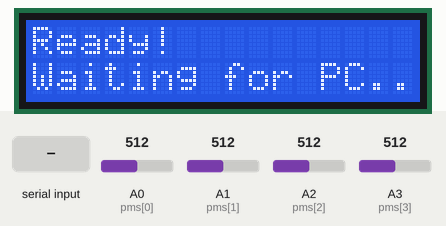
This sketch was run on a simulated Arduino Uno, built with avr-gcc and run on an emulated ATmega328P. Parts: 16×2 character LCD. Inputs (shaded band) come from the test bench; at power-on: A0 (pms[0]) = 512, A1 (pms[1]) = 512, A2 (pms[2]) = 512, A3 (pms[3]) = 512. What the sketch prints to the serial monitor is not drawn.

Above: at 1.1 s.
1.2 s: "1\n" received over Serial
At 2.8 s:
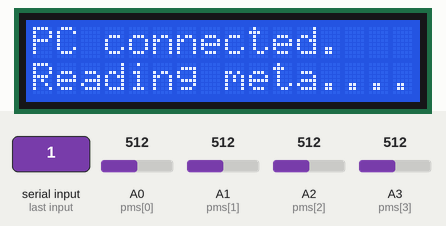
3.2 s: byte 10 ('\n') received over Serial
At 4.8 s:
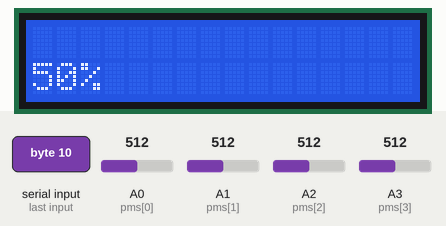
6.2 s: "0\n" received over Serial
At 6.7 s:
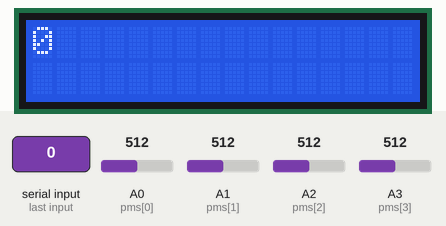
7.8 s: A0 (pms[0]) set to 716
At 8.4 s:
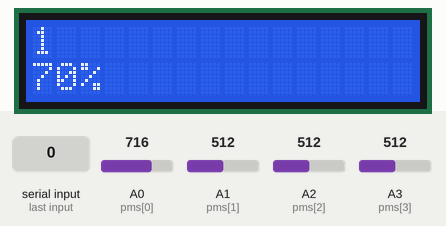
10.8 s: A1 (pms[1]) set to 716
At 11.6 s:
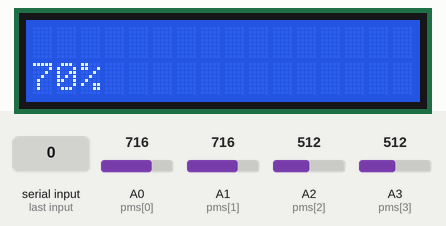
13.8 s: A2 (pms[2]) set to 306
At 14.7 s:
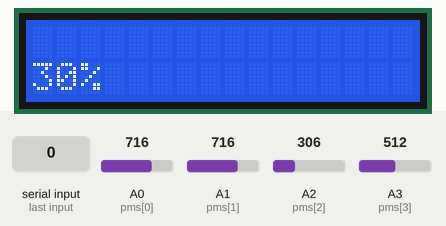
Timing chart, 0 to 16.8 s (numbered marks = the images above; inputs shaded):
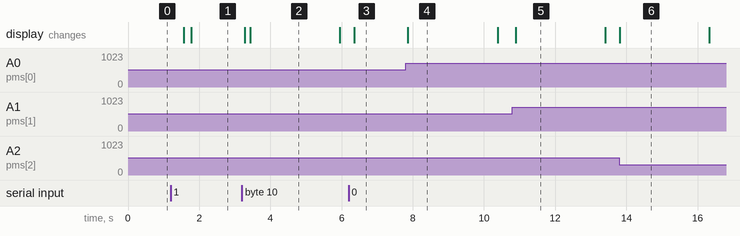

The sketch:

arduino.ino
```cpp
#include <LiquidCrystal.h>
#include <string.h>

#define TOTPM 4 // Total number of connected potentiometers
#define SONG_CHAR_LEN 300 // Maximum length of a songInfo string
#define SRCS_CHAR_LEN 50 // Maximum length of each source name

// Definition of each potentiometer's pin and their default values
int pms[] = {A0, A1, A2, A3}; // Pins where the potentiometers are connected
int pVal[TOTPM]; // Array for the potentiometer values

// songInfo string
char song[SONG_CHAR_LEN];

// Source labels
char srcs[TOTPM][SRCS_CHAR_LEN];

// Variables to control pages showing on the screen
int lastPage = -1;
int pageCycles = 0;
int maxPageCycles = 10;

// Variables to control the marquee effect for long text on the home screen
int trackHomeCycles = 0;
int currentTitlePos = 0;
int currentArtistPos = 0;
int currentTitleLength = 0;
int currentArtistLength = 0;

// Initialize the LCD screen
LiquidCrystal lcd(2, 3, 4, 5, 6, 7);

void setup() {
  // Begin serial
  Serial.begin(9600);

  // Set the number of columns and rows of the display
  lcd.begin(16, 2);

  // Print a message to the LCD while we wait for the PC to open the serial communication
  lcd.setCursor(0, 0);
  lcd.print("Ready!");
  lcd.setCursor(0, 1);
  lcd.print("Waiting for PC...");

  // Wait for the serial communication to begin
  while (Serial.available() == 0) {
    Serial.println("{\"t\":\"r\"}");
    delay(500);
  }

  // Read the config from serial
  lcd.setCursor(0, 0);
  lcd.print("PC connected.");
  lcd.setCursor(0, 1);
  lcd.print("Reading config...");
  for (int i = 0; i < TOTPM; i++) {
    pVal[i] = 0;
    for (int j = 0; Serial.available(); j++) {
      char currentChar = Serial.read();
      if (currentChar == '\n') {
        srcs[i][j] = '\0';
        break;
      } else {
        srcs[i][j] = currentChar;
      }
      // Wait for Arduino to read everything from serial
      delay(200);
    }
  }

  // Request metadata
  lcd.setCursor(0, 0);
  lcd.print("PC connected.");
  lcd.setCursor(0, 1);
  lcd.print("Reading meta...");
  while (Serial.available() == 0) {
    Serial.println("{\"t\":\"m\"}");
    delay(500);
  }
  lcd.clear();
}

void emptySongChar(int a) {
  // Empties the unused portion of the songInfo char
  for (int i = a; i < SONG_CHAR_LEN; i++) {
    song[i] = ' ';
  }
}

void renderVolume(int i, int v) {
  // Renders the volume page
  maxPageCycles = 25;
  lastPage = i + 1;
  pageCycles = 0;
  char out[50];
  sprintf(out, "{\"t\":\"v\",\"ch\":%d,\"val\":%d}", i, v);
  Serial.println(out);
  lcd.clear();
  lcd.setCursor(0, 0);
  lcd.print(srcs[i]);
  lcd.setCursor(0, 1);
  lcd.print(v);
  lcd.print("%");
}

void renderHome(int updatePositions) {
  // Renders the home page (the songInfo screen)
  maxPageCycles = 10;
  lastPage = 0;
  pageCycles = 0;
  lcd.clear();
  lcd.setCursor(0, 0);

  // Implement the marquee effects for titles longer than 16 characters
  if (currentTitleLength > 16) {
    if (currentTitlePos >= currentTitleLength - 16) {
      currentTitlePos = 0;
    } else {
      if (updatePositions) {
        currentTitlePos++;
      }
    }
  }
  if (currentArtistLength > 16) {
    if (currentArtistPos >= currentArtistLength - 16) {
      currentArtistPos = 0;
    } else {
      if (updatePositions) {
        currentArtistPos++;
      }
    }
  }

  // Print data to the LCD
  int isArtist = 0;
  int artistChars = 0;
  int titleChars = 0;
  for (int i = 0; i < strlen(song); i++) {
    if (song[i] == '\v') {
      lcd.setCursor(0, 1);
      isArtist = 1;
      continue;
    }
    if (isArtist) {
      if (artistChars < 18) {
        lcd.print(song[i + currentArtistPos]);
        artistChars++;
      }
    } else {
      if (titleChars < 18) {
        lcd.print(song[i + currentTitlePos]);
        titleChars++;
      }
    }
  }
}

void renderHome() {
  renderHome(1);
}

// Count characters for the title (0) or artist (1)
int getSongInfoLength(int i) {
  int currentStrType = 0;
  int lengths[] = {0, 0};
  for (int i = 0; i < strlen(song); i++) {
    if (song[i] == '\v') {
      currentStrType = 1;
    } else {
      lengths[currentStrType]++;
    }
  }
  return lengths[i];
}

void loop() {
  // Check if there is any data available to be read from serial
  if (Serial.available() > 0) {
    delay(100);
    emptySongChar(Serial.available());
    for (int i = 0; Serial.available() > 0; i++) {
      char currentChar = Serial.read();
      if (currentChar == '\n') {
        song[i] = '\0';
      } else {
        song[i] = currentChar;
      }
    }
    // Calculate length of songInfo to decide if the marquee effect should be enabled
    currentTitlePos = 0;
    currentArtistPos = 0;
    currentTitleLength = getSongInfoLength(0);
    currentArtistLength = getSongInfoLength(1);
    if (currentTitleLength > 16 || currentArtistLength > 16) {
      trackHomeCycles = 1;
    } else {
      trackHomeCycles = 0;
    }
    // Render home page
    renderHome(0);
  }

  // Check the value of each potentiometer connected to the Arduino
  for (int i = 0; i < TOTPM; i++) {
    int cVal = map(analogRead(pms[i]), 0, 1015, 0, 50) * 2;
    // If it is different than its previous value, send the new value to the PC
    if (pVal[i] != cVal) {
      pVal[i] = cVal;
      renderVolume(i, cVal);
    }
  }

  // If the page is not the homepage, we should increase the pageCycles counter and when we reach maxPageCycles go back to the homepage automatically
  if (lastPage != 0 || trackHomeCycles == 1) {
    pageCycles++;
    if (pageCycles > maxPageCycles) {
      renderHome();
    }
  }

  // Sleep before checking serial again
  delay(100);
}
```

Measured:
- after the input at 1.2 s, the display: first changes after 0.37 s (image 1 shows a later state)
- after the input at 3.2 s, the display: first changes after 0.08 s (image 2 shows a later state)
- after the input at 6.2 s, the display: changes after 0.15 s (image 3)
- after the input at 7.8 s, the display: changes after 0.07 s (image 4)
- after the input at 10.8 s, the display: changes after 0.09 s (image 5)
- after the input at 13.8 s, the display: changes at once (image 6)
- what the display in image 2 shows lasts 2.5 s, from 3.4 s to 5.9 s
